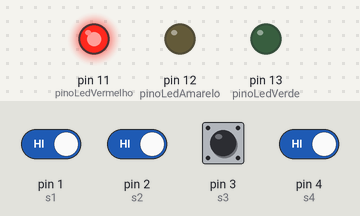
The sketch below on a simulated Arduino Leonardo, built with avr-gcc and run on an emulated ATmega32U4. Shown: output pins drawn as LEDs (lit = HIGH). The inputs (shaded band) are chosen by the test bench; at power-on: pin 1 (s1), pin 2 (s2), pin 3 (s3), pin 4 (s4) HIGH. What the sketch prints to the serial monitor is not drawn.

Above: at 1.2 s.
1.3 s: pin 1 (s1) driven LOW
At 3.5 s:
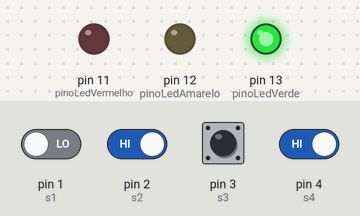
3.8 s: pin 2 (s2) driven LOW
At 4.6 s:
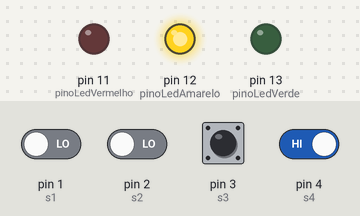
9.3 s: pin 2 (s2) driven HIGH
At 10.9 s:
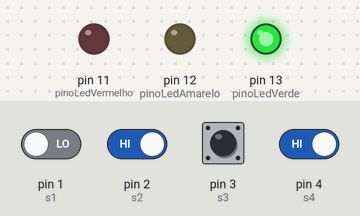
11.8 s: pin 4 (s4) driven LOW
At 14.1 s:
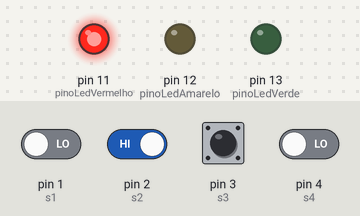
Timing chart, 0 to 15.6 s (numbered marks = the images above; inputs shaded):
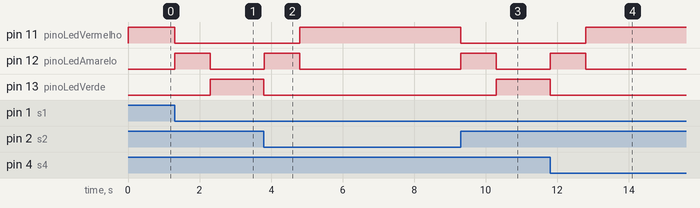

Measured:
- after the input at 1.3 s, pin 11 (pinoLedVermelho): HIGH → LOW at once; pin 12 (pinoLedAmarelo): LOW → HIGH at once, → LOW 1.0 s later; pin 13 (pinoLedVerde): LOW → HIGH after 1.0 s
- after the input at 3.8 s, pin 11 (pinoLedVermelho): LOW → HIGH after 1.0 s; pin 12 (pinoLedAmarelo): LOW → HIGH at once, → LOW 1.0 s later; pin 13 (pinoLedVerde): HIGH → LOW at once
- after the input at 9.3 s, pin 11 (pinoLedVermelho): HIGH → LOW at once; pin 12 (pinoLedAmarelo): LOW → HIGH at once, → LOW 1.0 s later; pin 13 (pinoLedVerde): LOW → HIGH after 1.0 s
- after the input at 11.8 s, pin 11 (pinoLedVermelho): LOW → HIGH after 1.0 s; pin 12 (pinoLedAmarelo): LOW → HIGH at once, → LOW 1.0 s later; pin 13 (pinoLedVerde): HIGH → LOW at once

The sketch:

05-Semaforo.ino
```cpp
/**
 * Grupo 5
 *
 * Eduardo Vencovsky        201710281
 * Erick Domingos Modenez   201710299
 * Leonardo Vencovsky       201710276
 * Lucas Alberto Nascimento 201710282
 */

// Pinos

// Semaforo
const int pinoLedVerde = 13;
const int pinoLedAmarelo = 12;
const int pinoLedVermelho = 11;

// Sensores
const int s1 = 1;
const int s2 = 2;
const int s3 = 3;
const int s4 = 4;

// Variaveis de configuracao
const int delayLedAmarelo = 1000; // 0.1 s

void setup()
{
    Serial.begin(9600);

    pinMode(pinoLedVerde, OUTPUT);
    pinMode(pinoLedAmarelo, OUTPUT);
    pinMode(pinoLedVermelho, OUTPUT);

    pinMode(s1, INPUT);
    pinMode(s2, INPUT);
    pinMode(s3, INPUT);
    pinMode(s4, INPUT);

    digitalWrite(pinoLedVermelho, HIGH);
    digitalWrite(pinoLedAmarelo, LOW);
    digitalWrite(pinoLedVerde, LOW);
}

void loop()
{
    int sinal1 = digitalRead(s1);
    int sinal2 = digitalRead(s2);
    int sinal3 = digitalRead(s3);
    int sinal4 = digitalRead(s4);

    Serial.print(sinal1 == LOW ? "[1, " : "[0, ");
    Serial.print(sinal2 == LOW ? "1, " : "0, ");
    Serial.print(sinal3 == LOW ? "1, " : "0, ");
    Serial.print(sinal4 == LOW ? "1 ]\n" : "0 ]\n");

    if (condition(sinal1, sinal2, sinal3, sinal4))
    {
        // vermelho -> amarelo -> verde
        verde();

        while (condition(sinal1, sinal2, sinal3, sinal4))
        {
            delay(100);
            sinal1 = digitalRead(s1);
            sinal2 = digitalRead(s2);
            sinal3 = digitalRead(s3);
            sinal4 = digitalRead(s4);
        }

        // vermelho -> amarelo -> verde
        vermelho();
    }
}

void pulsoAmarelo()
{
    Serial.write("Amarelo -> ");
    digitalWrite(pinoLedAmarelo, HIGH);

    delay(delayLedAmarelo);

    digitalWrite(pinoLedAmarelo, LOW);
}

void vermelho()
{
    Serial.write("Verde -> ");
    // desliga verde
    digitalWrite(pinoLedVerde, LOW);

    // amarelo
    pulsoAmarelo();

    // liga vermelho
    digitalWrite(pinoLedVermelho, HIGH);

    Serial.write("Vermelho\n");
}

void verde()
{
    Serial.write("Vermelho -> ");
    // desliga vermelho
    digitalWrite(pinoLedVermelho, LOW);

    // amarelo
    pulsoAmarelo();

    // liga verde
    digitalWrite(pinoLedVerde, HIGH);

    Serial.write("Verde\n");
}

bool condition(int sinal1, int sinal2, int sinal3, int sinal4)
{
    return (sinal1 == LOW || sinal3 == LOW) && (sinal2 == HIGH && sinal4 == HIGH);
}
```
